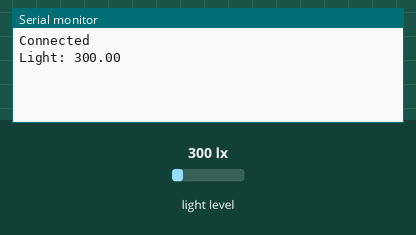
A sketch run on a simulated Arduino MKR. Parts: the last lines printed to the serial monitor. The inputs (shaded band) are chosen by the test bench; at power-on: light level 300 lx. WiFi joins after 1.5 s; servers stay silent unless stated.

Above: at 2.7 s.
2.8 s: light level set to 40 lx
At 12.5 s:
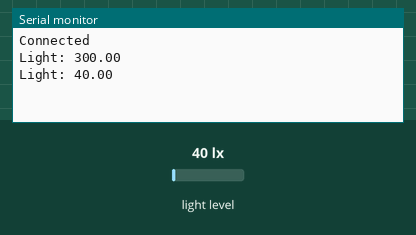
12.8 s: light level set to 500 lx
At 22.7 s:
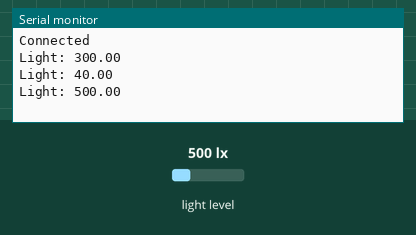

The sketch:

code.ino
```cpp
#include <WiFiNINA.h>
#include <ArduinoHttpClient.h>
#include <Wire.h>
#include <BH1750.h>

BH1750 lightMeter;

char ssid[] = "M34";
char pass[] = "jatt@+123";

const char server[] = "maker.ifttt.com";
String IFTTT_Event = "amansunlight";
String IFTTT_Key   = "g2Bjp_j2UumLjCrG3hzQriqbNsE8D3-DgIWBb3ECsGp";
int port = 80;

WiFiClient wifi;
HttpClient client = HttpClient(wifi, server, port);

int thresholdLux = 2000;
bool sunlight = false;

void setup() {
  Serial.begin(9600);
  Wire.begin();
  lightMeter.begin();
  while (WiFi.begin(ssid, pass) != WL_CONNECTED) {
    Serial.println("Connecting to WiFi...");
    delay(2000);
  }
  Serial.println("Connected");
}

void loop() {
  float lux = lightMeter.readLightLevel();
  Serial.print("Light: ");
  Serial.println(lux);
  if (lux > thresholdLux && !sunlight) {
    triggerIFTTT(IFTTT_Event);
    sunlight = true;
  }
  else if (lux <= thresholdLux && sunlight) {
    triggerIFTTT(IFTTT_Event);
    sunlight = false;
  }
  delay(10000);
}

void triggerIFTTT(String event) {
  String url = "/trigger/" + event + "/with/key/" + IFTTT_Key;
  client.get(url);
  Serial.println("Triggered: " + event);
}
```

Measured:
- after the input at 2.8 s, the serial monitor: prints a new line after 8.7 s (image 1)
- after the input at 12.8 s, the serial monitor: prints a new line after 8.7 s (image 2)
